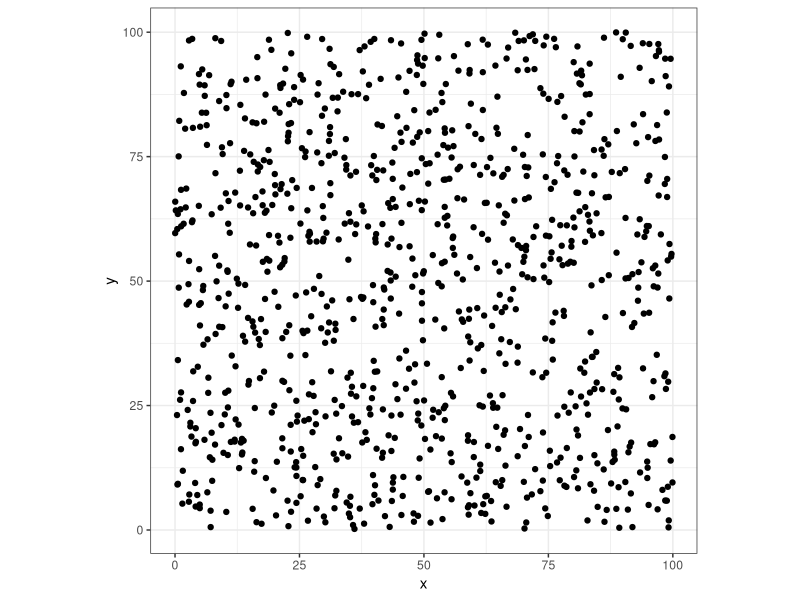
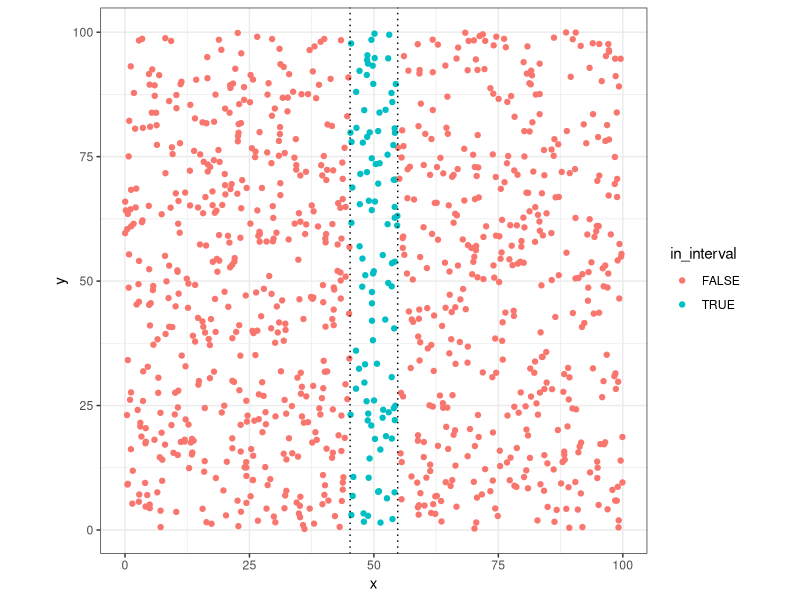
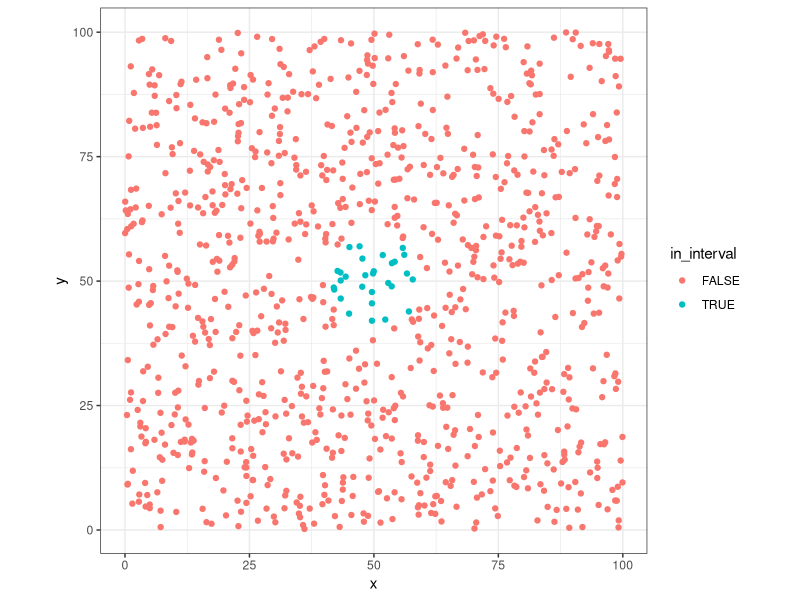
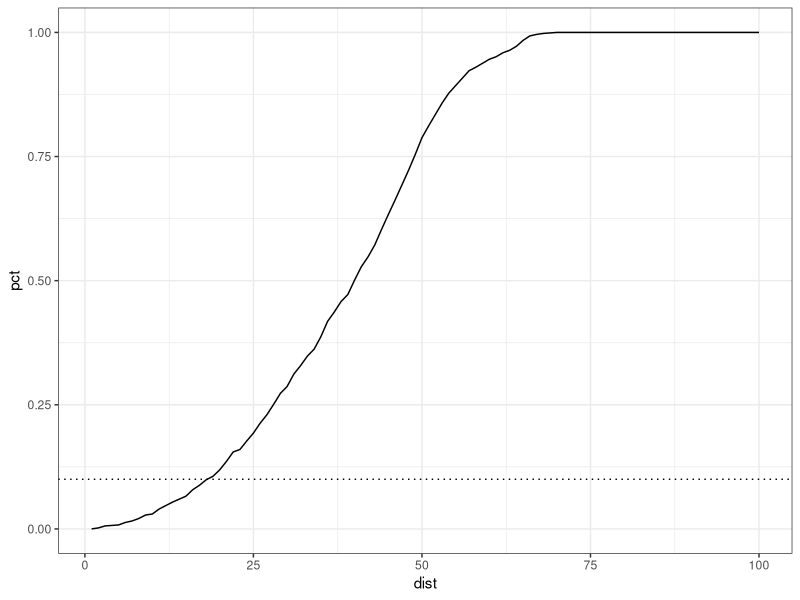
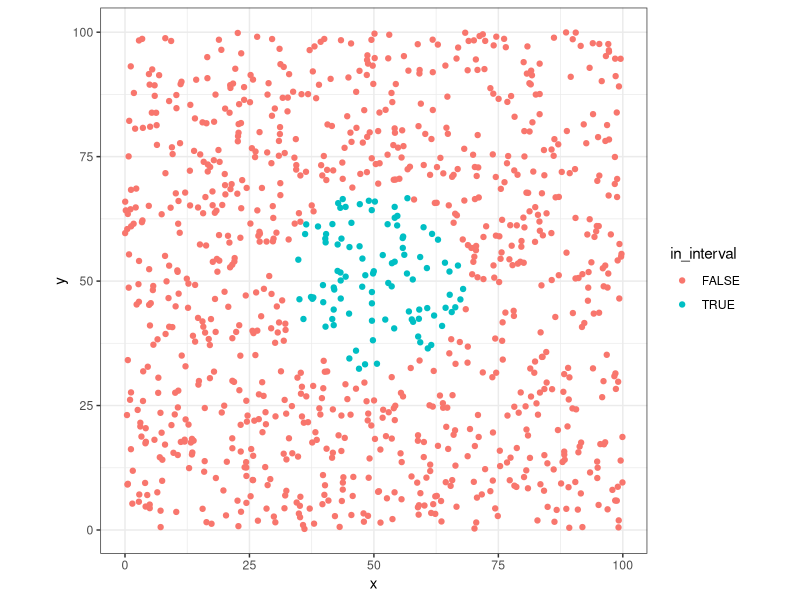
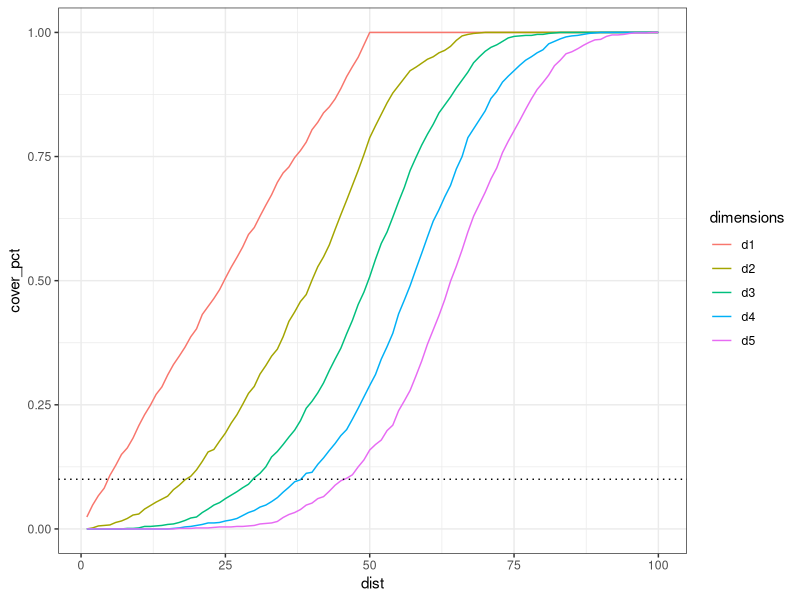

These charts were generated, in order, by the following R code:
## ---- chunk 1
library(ggplot2)
library(tidyverse)
library(reshape2)
## ---- chunk 2
# five dimentional datapoints
total_points <- 1000
dt <- data_frame(
  x = runif(total_points,0,100),
  y = runif(total_points,0,100),
  z = runif(total_points,0,100),
  w = runif(total_points,0,100),
  v = runif(total_points,0,100)
)

# let's see them
ggplot(dt, aes(x=x, y=y)) + geom_point() + coord_fixed(ratio = 1) + theme_bw()

## ---- chunk 3
x_dist <- quantile(x=dt$x,probs = .1)
x_dist
## ---- chunk 4

# mark the points in this range
dt %>%
  mutate(
    in_interval = case_when(
      x <= 50+(x_dist/2) & x >= 50-(x_dist/2) ~ TRUE,
      TRUE ~ FALSE
    )
  ) -> dt

# plot them
ggplot(dt, aes(x=x, y=y, colour=in_interval)) +
  geom_point() +
  geom_vline(xintercept = 50-(x_dist/2), linetype="dotted") +
  geom_vline(xintercept = 50+(x_dist/2), linetype="dotted") +
  coord_fixed(ratio = 1) + theme_bw()

# how much points?
dt %>%
  filter(in_interval==T) %>%
  nrow()

## ---- chunk 5

dt %>%
  mutate(
    in_interval = case_when(
      sqrt((x-50)^2 + (y-50)^2) < x_dist ~ TRUE,
      TRUE ~ FALSE
    )
  ) -> dt
      

ggplot(dt, aes(x=x, y=y, colour=in_interval)) +
  geom_point() + coord_fixed(ratio = 1) + theme_bw()
## ---- chunk 6
# how much points?
dt %>%
  filter(in_interval==T) %>%
  nrow() -> sel_points

sel_points_pct <- sel_points/total_points

sel_points

## ---- chunk 7

# percents 
dists <- 1:100

dists %>%
  map(function(dist){
    dt %>%
      filter(sqrt((x-50)^2 + (y-50)^2) < dist) %>%
      nrow() -> sel_points
    
    return(data_frame(
      dist = dist,
      points = sel_points,
      pct = sel_points/total_points
    ))
  }) %>% bind_rows() -> distCases

ggplot(distCases, aes(x=dist, y=pct)) +
  geom_line() +
  geom_hline(yintercept = 0.1, linetype="dotted") + 
  theme_bw()

distCases %>%
  filter( pct <= .1 ) %>%
  filter( pct == max(pct) ) -> twoDim10pct

print(twoDim10pct)

## ---- chunk 8
dt %>%
  mutate(
    in_interval = case_when(
      sqrt((x-50)^2 + (y-50)^2) < twoDim10pct$dist ~ TRUE,
      TRUE ~ FALSE
    )
  ) -> dt

ggplot(dt, aes(x=x, y=y, colour=in_interval)) +
  geom_point() + coord_fixed(ratio = 1) +
  theme_bw()

## ---- chunk 9
# percents 
dists <- 1:100

dists %>%
  map(function(dist){
        dt %>% 
          group_by() %>%
          summarise(
            d1 = sum( abs(50-x) <= dist ),
            d2 = sum( sqrt( (x-50)^2 + (y-50)^2) < dist ),
            d3 = sum( sqrt( (x-50)^2 + (y-50)^2 + (z-50)^2 ) < dist ),
            d4 = sum( sqrt( (x-50)^2 + (y-50)^2 + (z-50)^2 + (w-50)^2 ) < dist ),
            d5 = sum( sqrt( (x-50)^2 + (y-50)^2 + (z-50)^2 + (w-50)^2 + (v-50)^2 ) < dist )
          ) %>% mutate_all(function(x) x/total_points) %>% mutate( dist=dist )
    }) %>%
  bind_rows() %>% 
  melt(id.vars = c("dist")) %>%
  rename( 
    cover_pct = value,
    dimensions = variable
  ) %>%
  mutate( dimensions=as.factor(dimensions) ) -> multDimCases

multDimCases %>%
  ggplot(aes(x=dist, y=cover_pct, colour=dimensions)) +
  geom_line() +
  geom_hline(yintercept = 0.1, linetype="dotted") + 
  theme_bw() 
## ---- chunk 10
multDimCases %>% 
  group_by(dimensions) %>%
  filter( cover_pct <= 0.1 ) %>%
  filter( cover_pct == max(cover_pct) ) %>%
  select( dimensions, dist ) %>% print()
